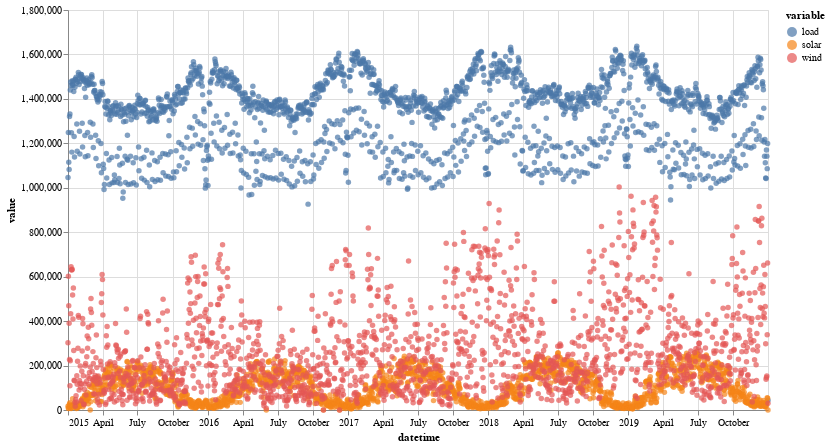

This figure's notebook cell:
### Code cell
alt.Chart(days.reset_index().melt("datetime")).mark_circle().encode(
    x='datetime',
    y='value',
    color='variable',
).properties(width=700, height=400)

### Figure 1 — Vega-Lite specification as saved in the notebook (floating-point values rounded to 4 significant figures; data arrays with more than 128 entries replaced by an {"elided": "..."} marker saying what was removed)
{"config": {"view": {"continuousWidth": 300, "continuousHeight": 300}}, "data": {"name": "data-408301e79b8caf5f8a5e454c7ebd3673"}, "mark": {"type": "circle"}, "encoding": {"color": {"field": "variable", "type": "nominal"}, "x": {"field": "datetime", "type": "temporal"}, "y": {"field": "value", "type": "quantitative"}}, "height": 400, "width": 700, "$schema": "https://vega.github.io/schema/vega-lite/v5.8.0.json", "datasets": {"data-408301e79b8caf5f8a5e454c7ebd3673": {"elided": "5478 records"}}}
